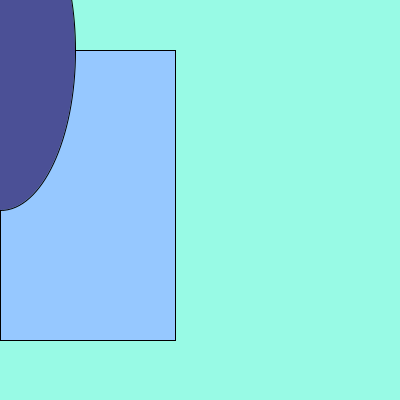
Frame 1 (no input)
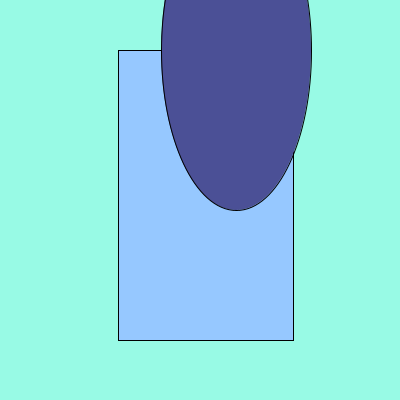
Frame 60 (the mouse pressed at the canvas centre just before this capture)
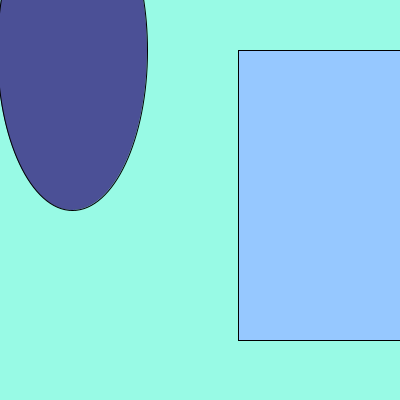
Frame 120 (the mouse held since frame 60 and released just before this capture)

The Processing sketch that drew these frames (run headless with seeded random() and noise(); from frame 60 on, the mouse is pressed at the canvas centre):

// Processing sketch: hkklotz_sketch4
// ── hkklotz_sketch4.pde
float slow=0;
float fast=0;
void setup(){
  size(400,400);
}
void draw(){
  background(#98fae5);
  fill(150,200,255);
  rect(slow,50,175,290);
  slow=slow+2;
  fill(75,80,150);
  ellipse(fast,50,150,320);
  fast=fast+4;
  if(slow>400){
    slow=0;
  } 
  if(fast>400){
    fast=0;
  }
}
